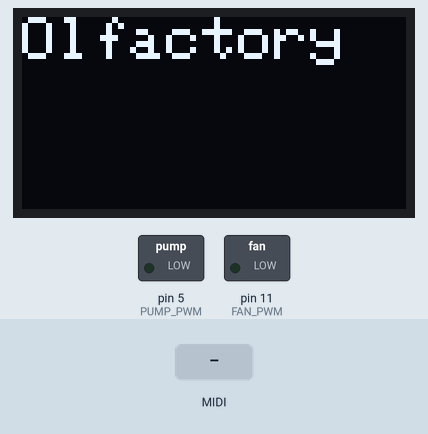
Recording of a sketch running on a simulated Arduino Uno, built with avr-gcc and run on an emulated ATmega328P. Shown: 128×64 one-colour display, switched loads named in the sketch (green lamp = pin HIGH). The test bench sets the inputs (shaded band). The display library's start-up logo is not drawn; MIDI output is not drawn.

Above: at 2.7 s.
2.8 s: MIDI note 60 received
At 2.97 s:
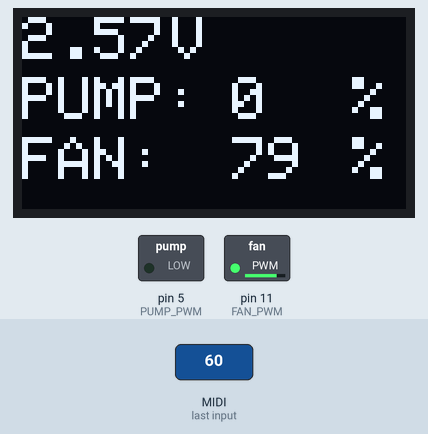
At 3.5 s:
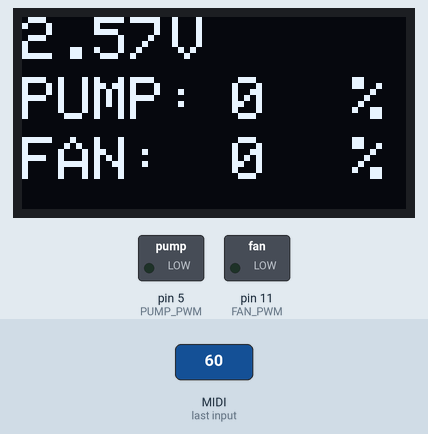
Timing chart, 0 to 5.8 s (numbered marks = the images above; inputs shaded):
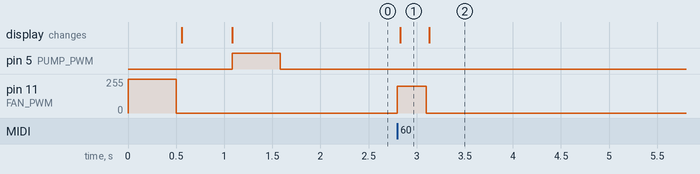

Measured:
- after the input at 2.8 s, pin 11 (FAN_PWM): 0/255 → 200/255 at once, → 0/255 0.30 s later; the display: changes at once (image 1)

The sketch:

Olfactory.ino
```cpp
//Libraries
#include <MIDI.h>
#include <SPI.h>
#include <Wire.h>
#include <Adafruit_GFX.h>
#include <Adafruit_SSD1306.h>

MIDI_CREATE_DEFAULT_INSTANCE();

#define SCREEN_WIDTH 128 // OLED display width, in pixels
#define SCREEN_HEIGHT 64 // OLED display height, in pixels

// Declaration for SSD1306 display connected using software SPI (default case):
#define OLED_MOSI   9
#define OLED_CLK   10
#define OLED_DC    8
#define OLED_CS    12
#define OLED_RESET 13
Adafruit_SSD1306 display(SCREEN_WIDTH, SCREEN_HEIGHT,
  OLED_MOSI, OLED_CLK, OLED_DC, OLED_RESET, OLED_CS);

//Arduino pins
#define FAN_PWM 11
#define PUMP_PWM 5 //1KHz PWM frequency
#define BATTERY_IN A2 //ADC pins to measure battery voltage

//Variables
float RAW_VOLTAGE = 0.0; //Variable with a decimal point to hold battery voltage
int FAN_SPEED = 0;
int PUMP_SPEED = 0;

void setup()
{
  // put your setup code here, to run once:

  //Initiate
  MIDI.begin(MIDI_CHANNEL_OMNI);
  MIDI.setHandleNoteOn(MyHandleNoteOn); //Handler
  MIDI.setHandleNoteOff(MyHandleNoteOff); //Handler

  //Setting pin modes
  pinMode(FAN_PWM, OUTPUT);
  pinMode(PUMP_PWM, OUTPUT);
  pinMode(BATTERY_IN, INPUT);

  //Testing reset
  digitalWrite(FAN_PWM, HIGH);
  delay(500);
  digitalWrite(FAN_PWM, LOW);

//
    //Serial.begin(9600);
  // SSD1306_SWITCHCAPVCC = generate display voltage from 3.3V internally
  if(!display.begin(SSD1306_SWITCHCAPVCC)) {
    Serial.println(F("SSD1306 allocation failed"));
    for(;;); // Don't proceed, loop forever
  }
  // Show initial display buffer contents on the screen --
  // the library initializes this with an Adafruit splash screen.
  display.display();

  delay(500);

  display.clearDisplay();
  display.setTextSize(2); // Draw 2X-scale text
  display.setTextColor(WHITE);

  display.setCursor(0, 0); //X and Y
  display.println("Olfactory");

  display.display();      // Show initial text

//
  digitalWrite(PUMP_PWM, HIGH);
  delay(500);
  digitalWrite(PUMP_PWM, LOW);
}

//Main Loop
void loop()
{
  MIDI.read(); //Checks Arduino serial input for MIDI messages
}

//Handler
void MyHandleNoteOn(byte channel, byte pitch, byte velocity)
{
  if (pitch == 60) //Middle C
  {
    analogWrite(FAN_PWM, velocity * 2);
    FAN_SPEED = round(velocity/1.27);
  }
  if (pitch == 62) //D
  {
    analogWrite(PUMP_PWM, velocity * 2);
    PUMP_SPEED = round(velocity/1.27);
  }

  //5.13 should be the voltage of Vin to Arduino from power management board
  RAW_VOLTAGE = (analogRead(BATTERY_IN)*5.13/1024);

  display.clearDisplay();

  display.setCursor(0, 0); //X and Y
  display.println(RAW_VOLTAGE);

  display.setCursor(50, 0); //X and Y
  display.println("V");

  display.setCursor(0, 40); //X and Y
  display.println("FAN:");

  display.setCursor(70, 40); //X and Y
  display.println(FAN_SPEED);

  display.setCursor(110, 40); //X and Y
  display.println("%");

  display.setCursor(0, 20); //X and Y
  display.println("PUMP:");

  display.setCursor(70, 20); //X and Y
  display.println(PUMP_SPEED);

  display.setCursor(110, 20); //X and Y
  display.println("%");

  display.display();      // Show initial text

}

//Handler
void MyHandleNoteOff(byte channel, byte pitch, byte velocity)
{
  if (pitch == 60) //Middle C
  {
    analogWrite(FAN_PWM, 0);
    FAN_SPEED = 0;
  }
  if (pitch == 62) //D
  {
    analogWrite(PUMP_PWM, 0);
    PUMP_SPEED = 0;
  }
  if (pitch == 64) //E
  {
  //5.13 should be the voltage of Vin to Arduino from power management board
  RAW_VOLTAGE = (analogRead(BATTERY_IN)*5.13/1024);
  }

  display.clearDisplay();

  display.setCursor(0, 0); //X and Y
  display.println(RAW_VOLTAGE);

  display.setCursor(50, 0); //X and Y
  display.println("V");

  display.setCursor(0, 40); //X and Y
  display.println("FAN:");

  display.setCursor(70, 40); //X and Y
  display.println(FAN_SPEED);

  display.setCursor(110, 40); //X and Y
  display.println("%");

  display.setCursor(0, 20); //X and Y
  display.println("PUMP:");

  display.setCursor(70, 20); //X and Y
  display.println(PUMP_SPEED);

  display.setCursor(110, 20); //X and Y
  display.println("%");

  display.display();      // Show initial text

}
```
